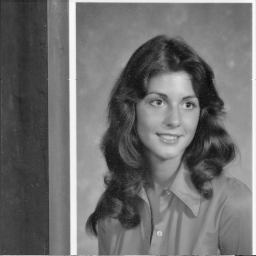
#> input picture 5/grayscale/Girl2.bmp, 256 x 256 px
$ jupyter execute chapter5.ipynb
#> lines starting #> are read from the running program, lines starting #| are printed output that depends on the picture; after the words box and inside, x2 and y2 are one past the last pixel; in counts of white or black regions, pixels touching at a corner belong together
[cell 1]
import cv2
import numpy as np
import matplotlib.pyplot as plt

[cell 2]
# 画像ファイルの読み込み
image = cv2.imread('grayscale/Girl2.bmp')
#> image is the input picture: shape (256, 256, 3); min 14, max 250, mean 110.6

# OpenCVでは画像がBGRで読み込まれるため、グレースケールに変換（表示のため）
image_gray = cv2.cvtColor(image, cv2.COLOR_BGR2GRAY)

# 画像の表示
plt.imshow(image_gray, cmap="gray")

[cell 3]
# 高さと幅の取得
height, width = image_gray.shape
#> height = 256; width = 256

# 閾値の設定
threshold = 127

# 生成する画像の初期化
image_binary = np.zeros(image_gray.shape)

for y in range(height):
    for x in range(width):
        if image_gray[y, x] > threshold:
            image_binary[y][x] = 255 # 閾値より大きいとき255
        else:
            image_binary[y][x] = 0 # 閾値以下のとき0
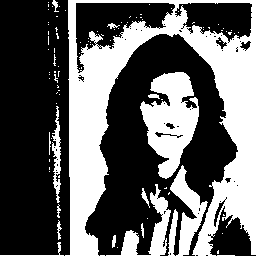
#> image_binary: shape (256, 256) float64; 38.7% white; 98 white regions (82 under 20 px), largest, box (x1, y1, x2, y2) and area: (65, 0, 256, 256) 17933, (140, 72, 199, 179) 3617, (170, 165, 208, 256) 1302

# 画像の表示
plt.imshow(image_binary, cmap="gray")

[cell 4]
# 関数で2値化
retval, image_binary = cv2.threshold(image_gray, 64, 255, cv2.THRESH_BINARY)
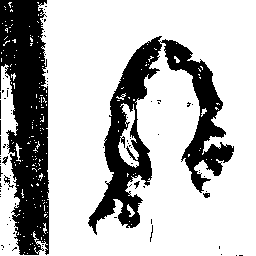
#> image_binary: shape (256, 256); 73.2% white; 84 black regions (78 under 20 px), largest, box (x1, y1, x2, y2) and area: (0, 0, 49, 255) 8768, (88, 36, 234, 235) 8414, (4, 175, 14, 188) 35, (203, 193, 210, 198) 27, (2, 156, 8, 165) 25, (134, 181, 140, 189) 21

# 画像の表示
plt.imshow(image_binary, cmap="gray")

[cell 5]
# マスク画像の読み込み
mask = cv2.imread("mask.bmp")
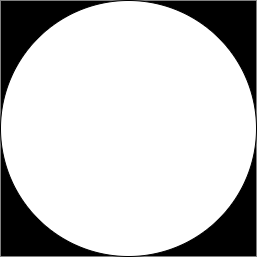
#> input picture 5/mask.bmp, 257 x 257 px
#> mask is the input picture: shape (257, 257, 3); min 0, max 255, mean 199

# OpenCVでは画像がBGRで読み込まれるため、グレースケールに変換（表示のため）
mask_gray = cv2.cvtColor(mask, cv2.COLOR_BGR2GRAY)

# 高さと幅の取得
height, width = image_gray.shape

# 生成する画像の初期化
image_mask = np.zeros(image_gray.shape)

for y in range(height):
    for x in range(width):
        if mask_gray[y, x] == 255:
            image_mask[y][x] = image_gray[y][x] # マスク画像が白のとき画像のまま
        else:
            image_mask[y][x] = 0 # マスク画像が黒のとき0
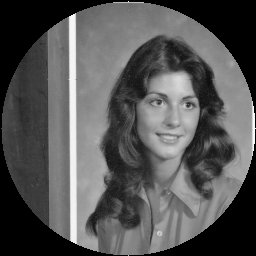
#> image_mask: shape (256, 256) float64; min 0, max 250, mean 85.1

# 画像の表示
plt.imshow(image_mask, cmap="gray")

[cell 6]
# カーネル
kernel = np.array([[0, 1, 0],
                   [1, 1, 1],
                   [0, 1, 0]], dtype=np.uint8)

image = np.array([[0, 0, 0, 0, 0, 0, 0],
                  [0, 0, 0, 0, 0, 0, 0],
                  [0, 0, 0, 255, 0, 0, 0],
                  [0, 0, 255, 255, 255, 0, 0],
                  [0, 0, 0, 255, 0, 0, 0],
                  [0, 0, 0, 0, 0, 0, 0],
                  [0, 0, 0, 0, 0, 0, 0]], dtype=np.uint8)

image_dilation = cv2.dilate(image, kernel, iterations=1)

# 結果を表示
fig, axes = plt.subplots(1, 2, tight_layout=True)
axes[0].imshow(image, cmap="gray")
axes[1].imshow(image_dilation, cmap="gray")

[cell 7]
# カーネル
kernel = np.array([[0, 1, 0],
                   [1, 1, 1],
                   [0, 1, 0]], dtype=np.uint8)

image = np.array([[0, 0, 0, 0, 0, 0, 0],
                  [0, 0, 0, 0, 0, 0, 0],
                  [0, 0, 255, 255, 255, 0, 0],
                  [0, 0, 255, 255, 255, 0, 0],
                  [0, 0, 255, 255, 255, 0, 0],
                  [0, 0, 0, 0, 0, 0, 0],
                  [0, 0, 0, 0, 0, 0, 0]], dtype=np.uint8)

image_erosion = cv2.erode(image, kernel, iterations=1)

# 結果を表示
fig, axes = plt.subplots(1, 2, tight_layout=True)
axes[0].imshow(image, cmap="gray")
axes[1].imshow(image_erosion, cmap="gray")
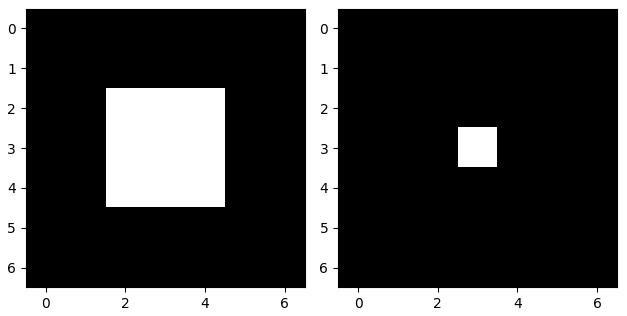
#> figure drawn by matplotlib, 2 panels

[cell 8]
# カーネル
kernel = np.array([[1, 1, 1],
                   [1, 1, 1],
                   [1, 1, 1]], dtype=np.uint8)

image_erosion = cv2.erode(image_binary, kernel, iterations=3)
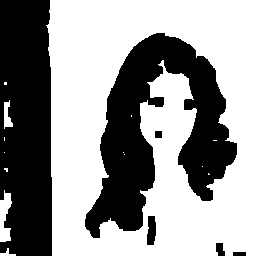
#> image_erosion: shape (256, 256); 58.9% white; 6 black regions, box (x1, y1, x2, y2) and area: (85, 33, 237, 238) 14145, (0, 0, 52, 256) 12378, (147, 216, 156, 245) 222, (216, 243, 225, 256) 93, (233, 252, 246, 256) 52, (155, 131, 162, 138) 49
image_dilation = cv2.dilate(image_erosion, kernel, iterations=3)
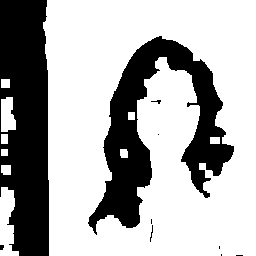
#> image_dilation: shape (256, 256); 68.3% white; 10 black regions (8 under 20 px), largest, box (x1, y1, x2, y2) and area: (0, 0, 49, 256) 10584, (88, 36, 234, 235) 10097

# 結果を表示
fig, axes = plt.subplots(2, 2, tight_layout=True)
axes[0, 0].imshow(image_gray, cmap="gray")
axes[0, 1].imshow(image_binary, cmap="gray")
axes[1, 0].imshow(image_erosion, cmap="gray")
axes[1, 1].imshow(image_dilation, cmap="gray")

[cell 9]
image = np.array([[0, 0, 0, 0, 0, 0, 0, 0, 0, 0],
                  [0, 255, 255, 255, 0, 0, 0, 0, 0, 0],
                  [0, 255, 255, 255, 0, 0, 255, 255, 0, 0],
                  [0, 255, 255, 255, 0, 0, 255, 255, 0, 0],
                  [0, 0, 0, 0, 0, 0, 0, 0, 0, 0],
                  [0, 0, 0, 0, 255, 255, 255, 255, 255, 0],
                  [0, 255, 255, 255, 255, 255, 255, 255, 255, 0],
                  [0, 255, 255, 255, 0, 0, 0, 0, 0, 0],
                  [0, 255, 255, 255, 0, 0, 0, 0, 0, 0],
                  [0, 0, 0, 0, 0, 0, 0, 0, 0, 0]], dtype=np.uint8)


"""
image = np.array([[0, 0, 0, 0, 0, 0, 0, 0, 0, 0],
                  [0, 255, 255, 255, 0, 0, 0, 0, 0, 0],
                  [0, 255, 255, 255, 0, 0, 255, 255, 0, 0],
                  [0, 255, 255, 255, 0, 0, 255, 255, 0, 0],
                  [0, 0, 0, 0, 0, 0, 0, 0, 0, 0],
                  [0, 0, 0, 0, 0, 0, 0, 0, 0, 0],
                  [0, 0, 0, 0, 255, 255, 255, 255, 255, 0],
                  [0, 255, 255, 255, 255, 255, 255, 255, 255, 0],
                  [0, 255, 0, 0, 255, 0, 0, 255, 0, 0],
                  [0, 255, 255, 0, 255, 0, 255, 255, 0, 0],
                  [0, 0, 0, 0, 0, 0, 0, 0, 0, 0]])
"""


plt.imshow(image, cmap="gray")
plt.savefig("fig1.png")

[cell 10]
def labeling(image):

    height, width = image.shape # 画像のサイズを取得
    label_image = np.zeros_like(image)  # ラベリング結果を格納する配列
    current_label = 1  # ラベルの初期値

    # 4近傍を定義（上, 左, 下, 右）
    #neighbors = [(-1, 0), (0, -1), (1, 0), (0, 1)]

    # 8近傍
    neighbors = [(-1, 0), (0, -1), (1, 0), (0, 1), (-1, -1), (-1, 1), (1, -1), (1, 1)]

    # ラベリング処理
    for i in range(1, height-1):
        for j in range(1, width-1):
            if image[i, j] == 255:  # 注目画素が255のとき（白領域）

                # 4近傍のラベルを確認
                neighbor_labels = []
                for di, dj in neighbors:
                    ni = i + di
                    nj = j + dj
                    if label_image[ni, nj] > 0:
                        neighbor_labels.append(label_image[ni, nj])

                if len(neighbor_labels) == 0:  # 4近傍内にラベルがない場合
                    label_image[i, j] = current_label  # 新しいラベルを付ける
                    current_label += 1
                else:  # 4近傍内にラベルがある場合
                    label_image[i, j] = min(neighbor_labels)  # 最小のラベルを付ける

    return label_image

[cell 11]
# ラベルの接続関係
def find_connection(label_image):
    connection = {}
    height, width = label_image.shape # 画像のサイズを取得

    # 4近傍を定義（上, 左, 下, 右）
    neighbors = [(-1, 0), (0, -1), (1, 0), (0, 1)]

    # 8近傍
    #neighbors = [(-1, 0), (0, -1), (1, 0), (0, 1), (-1, -1), (-1, 1), (1, -1), (1, 1)]


    for i in range(1, height-1):
        for j in range(1, width-1):
            current_label = label_image[i, j]

            for di, dj in neighbors:
                ni = i + di
                nj = j + dj
                neighbor_label = label_image[ni, nj]

                if current_label != 0 and neighbor_label != 0:
                    if current_label < neighbor_label:
                        connection[(current_label.item(), neighbor_label.item())] = 1
                    elif neighbor_label < current_label:
                        connection[(neighbor_label.item(), current_label.item())] = 1

    return list(connection.keys())

[cell 12]
# ラベリング処理
label_image = labeling(image)
plt.imshow(label_image, cmap="gray")
print(label_image)

[cell 13]
# ラベルの接続関係
connection_list = find_connection(label_image)
print(connection_list) # [(3, 4)]

# 接続関係に基づき統合
for connection in connection_list:
    label1, label2 = connection
    label_image[label_image==label2] = label1

# 結果の確認
plt.imshow(label_image, cmap="gray")
print(label_image)

[cell 14]
# ラベリング処理と統計情報の取得
num_labels, labels, stats, centroids = cv2.connectedComponentsWithStats(image)
plt.imshow(labels, cmap="gray")

[cell 15]
# ラベリング処理と統計情報の取得
image_dilation = image_dilation.astype(np.uint8)
num_labels, labels, stats, centroids = cv2.connectedComponentsWithStats(image_dilation)
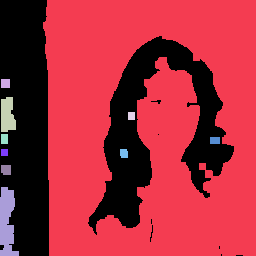
#> labels: shape (256, 256) int32; 11 distinct labels, from 0 to 10; one colour per label, 0 black
#> num_labels = 11; stats = [[0, 0, 243, 256, 20754], [43, 0, 213, 256, 42988], [1, 79, 9, 9, 81], [1, 97, 15, 35, 428], [128, 112, 7, 8, 56], [1, 134, 7, 10, 70], [210, 137, 10, 7, 70], [1, 149, 7, 7, 49], [120, 149, 8, 9, 68], [1, 165, 10, 10, 96], [0, 187, 19, 69, 876]]; centroids = [[89.53, 126.7], [150.2, 126], [5, 83], [7.03, 114.8], [131, 115.5], [4, 138.5], [214.5, 140], [4, 152], [123.5, 153], [5.67, 169.3], [6.51, 221.9]]
plt.imshow(labels, cmap="gray")

[cell 16]
image = np.array([
    [0, 0, 0, 0, 0, 0, 0, 0, 0, 0, 0, 0],
    [0, 0, 0, 255, 255, 255, 0, 0, 0, 0, 0, 0],
    [0, 0, 0, 255, 255, 255, 0, 0, 0, 0, 0, 0],
    [0, 0, 0, 255, 255, 255, 0, 0, 0, 0, 0, 0],
    [0, 0, 0, 0, 0, 0, 0, 0, 0, 0, 0, 0],
    [0, 0, 0, 0, 0, 0, 0, 255, 255, 255, 255, 0],
    [0, 0, 0, 0, 0, 0, 0, 255, 255, 255, 255, 0],
    [0, 0, 0, 0, 0, 0, 0, 255, 255, 255, 255, 0],
    [0, 0, 0, 0, 0, 0, 0, 0, 0, 0, 0, 0],
    [0, 0, 0, 0, 0, 0, 0, 0, 0, 0, 0, 0],
    [0, 0, 0, 0, 0, 0, 0, 0, 0, 0, 0, 0],
    [0, 0, 0, 0, 0, 0, 0, 0, 0, 0, 0, 0]
], dtype=np.uint8)

num_labels, labels, stats, centroids = cv2.connectedComponentsWithStats(image)
plt.imshow(labels, cmap="gray")
print(num_labels)
print(labels)
print(stats)
print(centroids)
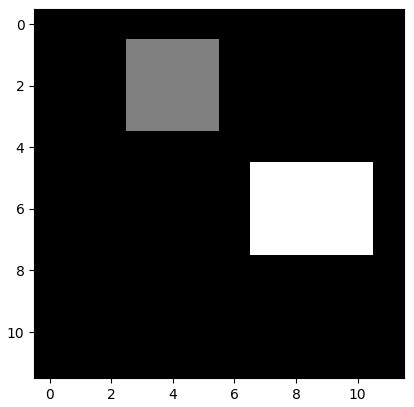
#> figure drawn by matplotlib, 1 panel

[cell 17]
# 12x12の二値画像データ
image = np.array([
    [0, 0, 0, 0, 0, 0, 0, 0, 0, 0, 0, 0],
    [0, 0, 0, 0, 0, 0, 0, 0, 0, 0, 0, 0],
    [0, 0, 0, 0, 0, 0, 0, 0, 0, 0, 0, 0],
    [0, 0, 0, 0, 0, 0, 255, 0, 0, 0, 0, 0],
    [0, 0, 0, 0, 255, 255, 255, 255, 255, 0, 0, 0],
    [0, 0, 0, 0, 255, 255, 255, 255, 255, 0, 0, 0],
    [0, 0, 0, 255, 255, 255, 255, 255, 255, 255, 0, 0],
    [0, 0, 0, 0, 255, 255, 255, 255, 255, 0, 0, 0],
    [0, 0, 0, 0, 255, 255, 255, 255, 255, 0, 0, 0],
    [0, 0, 0, 0, 0, 0, 255, 0, 0, 0, 0, 0],
    [0, 0, 0, 0, 0, 0, 0, 0, 0, 0, 0, 0],
    [0, 0, 0, 0, 0, 0, 0, 0, 0, 0, 0, 0]
], dtype=np.uint8)

num_labels, labels, stats, centroids = cv2.connectedComponentsWithStats(image)
plt.imshow(labels, cmap="gray")

# データ型の変換
labels = labels.astype(np.uint8)

# 輪郭線
contours, _ = cv2.findContours(labels, cv2.RETR_EXTERNAL, cv2.CHAIN_APPROX_NONE)
print(contours[0])

# 周囲長
perimeter = cv2.arcLength(contours[0], True)
print(perimeter)

# 面積
area = cv2.contourArea(contours[0])
print(area)

# 円形度
c = (4 * np.pi * area) / (perimeter ** 2)
print(c)
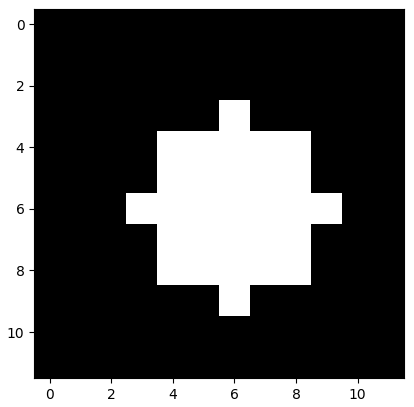
#> figure drawn by matplotlib, 1 panel
